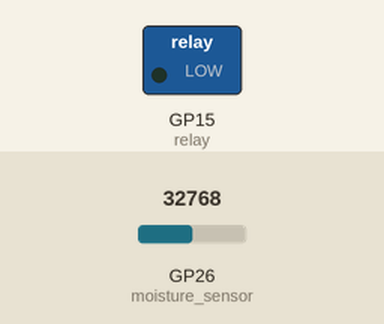
This program was run on a simulated Raspberry Pi Pico running MicroPython. Parts: switched loads named in the program (green lamp = pin HIGH). The test bench sets the inputs (shaded band); at power-on: GP26 (moisture_sensor) = 32768 (analog values on the 0–65535 scale).

Above: at 1.2 s.
1.3 s: GP26 (moisture_sensor) set to 448
3.2 s: GP26 (moisture_sensor) set to 352
At 5.0 s:
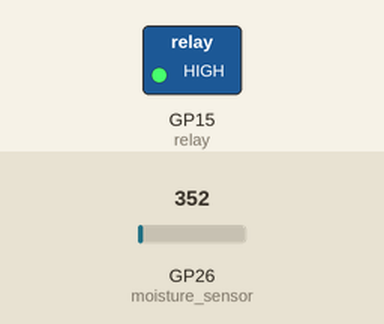
5.5 s: GP26 (moisture_sensor) set to 7864
At 6.5 s:
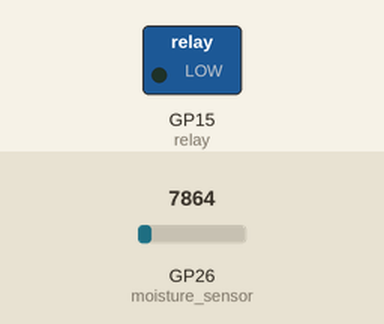
7.5 s: GP26 (moisture_sensor) set to 0
At 9.3 s:
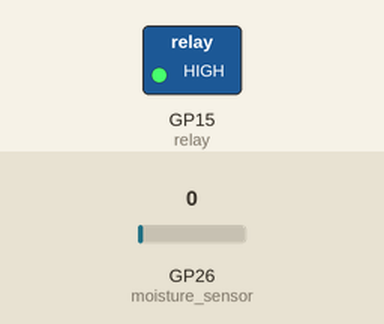
Timing chart, 0 to 10.5 s (numbered marks = the images above; inputs shaded):
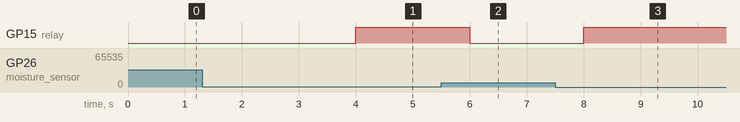

The program:

project5.py
```python
import machine
import time

# Set up the soil moisture sensor
moisture_sensor = machine.ADC(machine.Pin(26))

# Set up the relay
relay = machine.Pin(15, machine.Pin.OUT)

# Set the threshold moisture level
threshold = 400

while True:
    # Read the moisture level from the sensor
    moisture_level = moisture_sensor.read_u16()

    # If the moisture level is below the threshold, turn on the relay
    if moisture_level < threshold:
        relay.on()
    else:
        relay.off()

    # Wait for 1 second before the next reading
    time.sleep(1)
```

Measured:
- the behaviour switches between 400 and 384 on GP26 (moisture_sensor) (found by bisection; images 0 and 1)
- after the input at 1.3 s, every drawn part: stays the same
- after the input at 3.2 s, GP15 (relay): LOW → HIGH after 0.80 s
- after the input at 5.5 s, GP15 (relay): HIGH → LOW after 0.50 s
- after the input at 7.5 s, GP15 (relay): LOW → HIGH after 0.50 s
